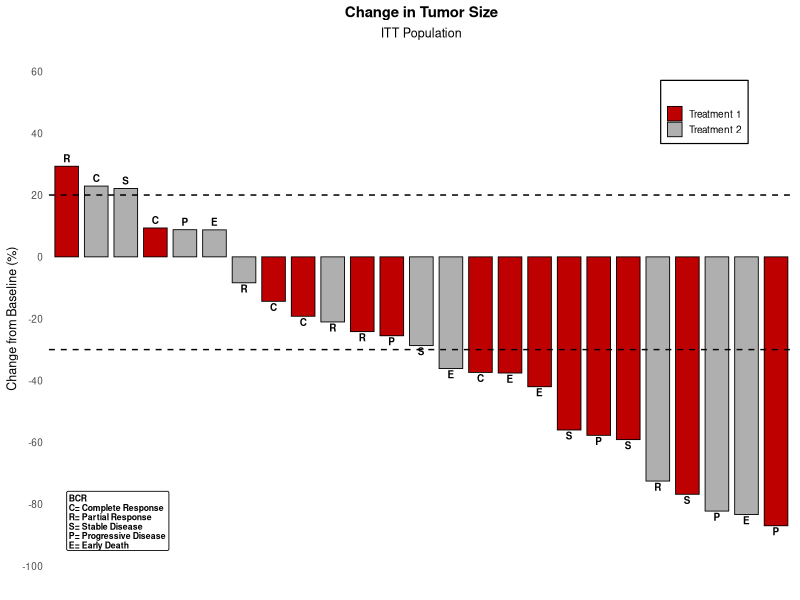
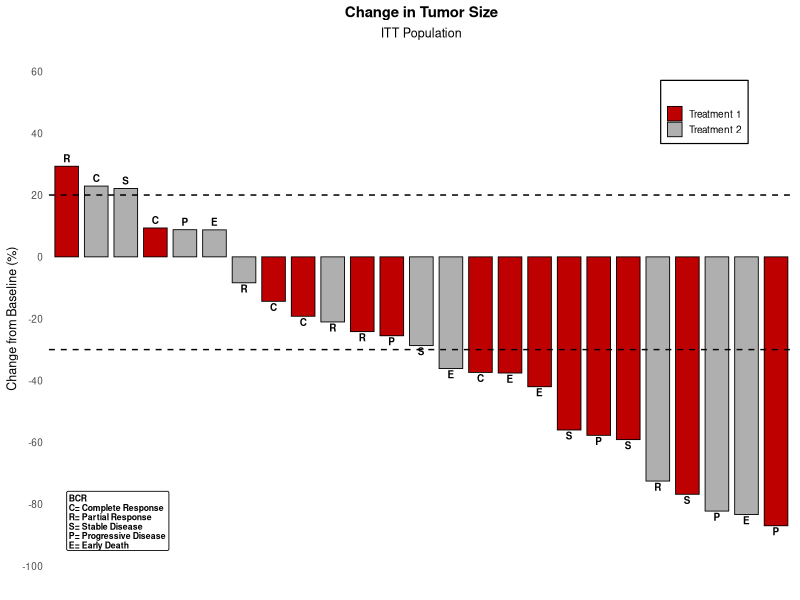
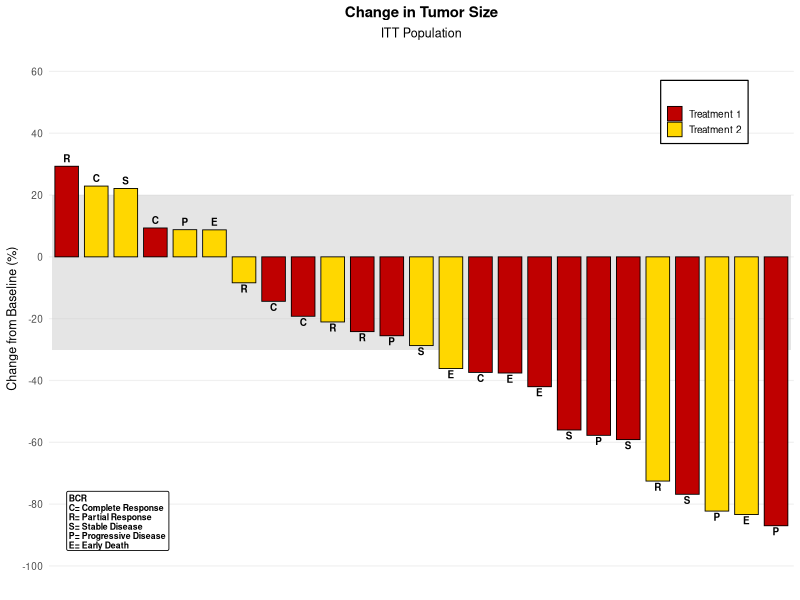
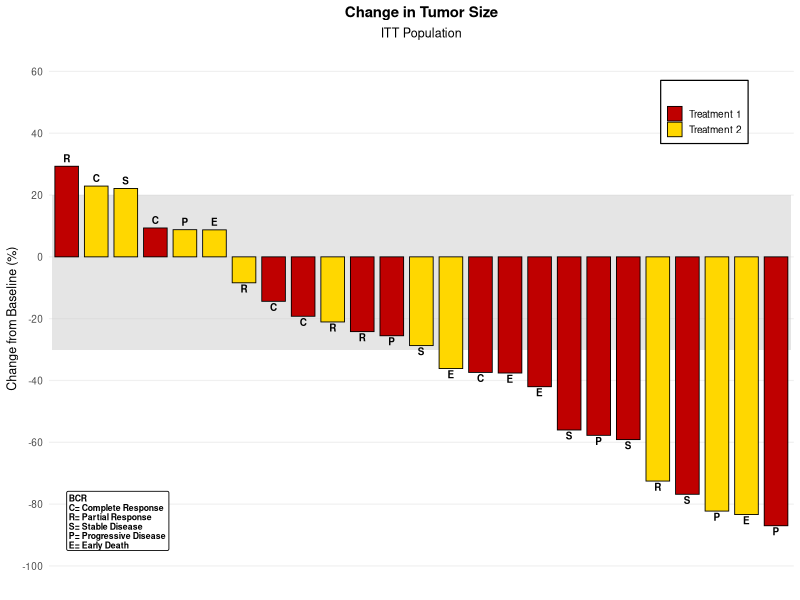

The R source for these figures, in order:
out <- Sys.getenv("OUT_DIR")
if (out == "" || is.na(out)) out <- getwd()
if (!dir.exists(out)) dir.create(out, recursive = TRUE, showWarnings = FALSE)

# helper: SAS round half away from zero (not needed for this program but defined)
sas_round <- function(x, d = 0) {
  p <- 10^d
  sign(x) * floor(abs(x) * p + 0.5) / p
}

# SAS RANUNI with seed 2 : Fishman & Moore multiplier 397204094, modulus 2^31-1
sas_ranuni_seq <- function(seed, n) {
  m <- 2147483647
  a <- 397204094
  s <- as.numeric(seed)
  u <- numeric(n)
  for (i in seq_len(n)) {
    s <- (a * s) %% m
    u[i] <- s / m
  }
  list(u = u, seed = s)
}

# Generate TumorSize exactly as SAS data step
n_id <- 25
# 2 calls per iteration: change, group
seq50 <- sas_ranuni_seq(2, n_id * 2)
u <- seq50$u

Id <- 1:n_id
Cid <- sprintf("%2d", Id)  # put(id,2.0)
Change <- numeric(n_id)
Group <- character(n_id)
Label <- character(n_id)

for (i in seq_len(n_id)) {
  u_change <- u[(i - 1) * 2 + 1]
  u_group  <- u[(i - 1) * 2 + 2]
  Change[i] <- 30 - 120 * u_change
  # int(ranuni+0.5) -> 1 if >=0.5 else 0 ; ifc(..., 'Treatment 1','Treatment 2')
  Group[i] <- ifelse(floor(u_group + 0.5) == 1, "Treatment 1", "Treatment 2")
  r <- i %% 5
  Label[i] <- ifelse(r == 1, "C",
              ifelse(r == 2, "R",
              ifelse(r == 3, "S",
              ifelse(r == 4, "P", "E"))))
}

TumorSize <- data.frame(
  Id = Id,
  Cid = Cid,
  Change = Change,
  Group = Group,
  Label = Label,
  stringsAsFactors = FALSE
)
attr(TumorSize$Change, "label") <- "Change from Baseline (%)"

# Save dataset as CSV (ADaM-like)
write.csv(TumorSize, file.path(out, "TumorSize.csv"), row.names = FALSE, na = "")

# Sorted descending for second figure
TumorSizeDesc <- TumorSize[order(-TumorSize$Change), ]
write.csv(TumorSizeDesc, file.path(out, "TumorSizeDesc.csv"), row.names = FALSE, na = "")

# ---- PROC PRINT obs=5  -> P100.lst and sashtml.htm ----
# SAS prints Obs, Id, Cid, Change, Group, Label
print5 <- TumorSize[1:5, ]

# CSV of table body (both names)
write.csv(print5, file.path(out, "P100.csv"), row.names = FALSE, na = "")
write.csv(print5, file.path(out, "sashtml.csv"), row.names = FALSE, na = "")

# Text rendering mimicking PROC PRINT / ODS HTML listing
# Build a fixed-width text table
hdr <- sprintf("%-4s %-3s %-4s %-12s %-13s %-5s", "Obs", "Id", "Cid", "Change", "Group", "Label")
sep <- paste(rep("-", nchar(hdr)), collapse = "")
body_lines <- c(hdr, sep)
for (i in seq_len(nrow(print5))) {
  # SAS default BEST12. for numeric: we reproduce with enough decimals
  # Use 4 decimals as SAS default for display? Keep full value but format similar to SAS listing
  # SAS prints Change with default BEST12. -> we format with 4 decimals for readability
  line <- sprintf("%-4d %-3d %-4s %-12.4f %-13s %-5s",
                  i, print5$Id[i], print5$Cid[i], print5$Change[i], print5$Group[i], print5$Label[i])
  body_lines <- c(body_lines, line)
}
txt_content <- c(
  "Change in Tumor Size (PROC PRINT obs=5)",
  "Data Set: TumorSize",
  "",
  body_lines,
  "",
  sprintf("N rows displayed: %d  (total rows in TumorSize: %d)", nrow(print5), nrow(TumorSize))
)

# Write both .txt renderings and also .lst / .htm names for exact expected output match
writeLines(txt_content, file.path(out, "P100.txt"))
writeLines(txt_content, file.path(out, "P100.lst"))
writeLines(txt_content, file.path(out, "sashtml.txt"))
# minimal html wrapper for sashtml.htm
html_lines <- c(
  "<html><head><title>P100 - TumorSize (obs=5)</title></head><body>",
  "<h2>Change in Tumor Size (PROC PRINT obs=5)</h2>",
  "<pre>",
  txt_content,
  "</pre>",
  "</body></html>"
)
writeLines(html_lines, file.path(out, "sashtml.htm"))

# ---- Figure 1: TumorSize_SG_V94 ----
# categoryorder=respdesc => order Cid by descending Change
TumorSize$Cid_ord <- factor(TumorSize$Cid, levels = TumorSize$Cid[order(-TumorSize$Change)])
# colors: cxbf0000 (red) and cxafafaf (grey)
cols1 <- c("Treatment 1" = "#bf0000", "Treatment 2" = "#afafaf")

library(ggplot2)

p1 <- ggplot(TumorSize, aes(x = Cid_ord, y = Change, fill = Group)) +
  geom_col(position = position_dodge(width = 0.9), width = 0.8, colour = "black", linewidth = 0.3) +
  geom_text(aes(label = Label), position = position_dodge(width = 0.9),
            vjust = ifelse(TumorSize$Change >= 0, -0.5, 1.2),
            size = 2.5, fontface = "bold") +
  geom_hline(yintercept = c(20, -30), linetype = "dashed", colour = "black", linewidth = 0.5) +
  scale_fill_manual(values = cols1, name = "") +
  scale_y_continuous(limits = c(-100, 60), breaks = seq(60, -100, by = -20)) +
  labs(title = "Change in Tumor Size", subtitle = "ITT Population",
       x = NULL, y = "Change from Baseline (%)") +
  theme_minimal(base_size = 9) +
  theme(
    panel.grid = element_blank(),
    panel.border = element_blank(),
    axis.text.x = element_blank(),
    axis.ticks.x = element_blank(),
    plot.title = element_text(hjust = 0.5, face = "bold"),
    plot.subtitle = element_text(hjust = 0.5),
    legend.position = c(0.88, 0.88),
    legend.background = element_rect(colour = "black", fill = "white"),
    legend.key.size = unit(0.4, "cm")
  ) +
  annotate("label",
           x = 1, y = -95,
           label = "BCR\nC= Complete Response\nR= Partial Response\nS= Stable Disease\nP= Progressive Disease\nE= Early Death",
           hjust = 0, vjust = 0, size = 2.2, fontface = "bold",
           fill = "white", colour = "black", label.size = 0.3, lineheight = 0.9)

ggsave(file.path(out, "tumorsize_sg_v94.png"), p1, width = 5, height = 3, dpi = 300, units = "in")
# also exact case name
ggsave(file.path(out, "TumorSize_SG_V94.png"), p1, width = 5, height = 3, dpi = 300, units = "in")
write.csv(TumorSize, file.path(out, "tumorsize_sg_v94.csv"), row.names = FALSE, na = "")

# ---- Figure 2: TumorSize_Band_SG_V94 ----
TumorSizeDesc$Cid_ord2 <- factor(TumorSizeDesc$Cid, levels = TumorSizeDesc$Cid) # already descending
cols2 <- c("Treatment 1" = "#bf0000", "Treatment 2" = "gold")

p2 <- ggplot(TumorSizeDesc, aes(x = Cid_ord2, y = Change, fill = Group)) +
  geom_rect(aes(xmin = as.numeric(Cid_ord2) - 0.5, xmax = as.numeric(Cid_ord2) + 0.5,
                ymin = -30, ymax = 20),
            fill = "grey80", alpha = 0.5, inherit.aes = FALSE) +
  geom_col(position = position_dodge(width = 0.9), width = 0.8, colour = "black", linewidth = 0.3) +
  geom_text(aes(label = Label), position = position_dodge(width = 0.9),
            vjust = ifelse(TumorSizeDesc$Change >= 0, -0.5, 1.2),
            size = 2.5, fontface = "bold") +
  scale_fill_manual(values = cols2, name = "") +
  scale_y_continuous(limits = c(-100, 60), breaks = seq(60, -100, by = -20)) +
  labs(title = "Change in Tumor Size", subtitle = "ITT Population",
       x = NULL, y = "Change from Baseline (%)") +
  theme_minimal(base_size = 9) +
  theme(
    panel.grid.major.y = element_line(colour = "#f0f0f0"),
    panel.grid.minor = element_blank(),
    panel.grid.major.x = element_blank(),
    axis.text.x = element_blank(),
    axis.ticks.x = element_blank(),
    plot.title = element_text(hjust = 0.5, face = "bold"),
    plot.subtitle = element_text(hjust = 0.5),
    legend.position = c(0.88, 0.88),
    legend.background = element_rect(colour = "black", fill = "white"),
    legend.key.size = unit(0.4, "cm")
  ) +
  annotate("label",
           x = 1, y = -95,
           label = "BCR\nC= Complete Response\nR= Partial Response\nS= Stable Disease\nP= Progressive Disease\nE= Early Death",
           hjust = 0, vjust = 0, size = 2.2, fontface = "bold",
           fill = "white", colour = "black", label.size = 0.3, lineheight = 0.9)

ggsave(file.path(out, "tumorsize_band_sg_v94.png"), p2, width = 5, height = 3, dpi = 300, units = "in")
ggsave(file.path(out, "TumorSize_Band_SG_V94.png"), p2, width = 5, height = 3, dpi = 300, units = "in")
write.csv(TumorSizeDesc, file.path(out, "tumorsize_band_sg_v94.csv"), row.names = FALSE, na = "")
